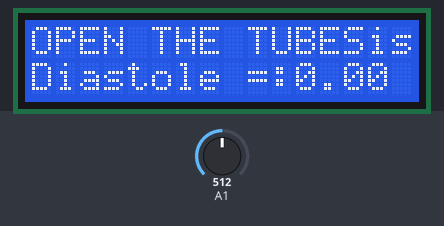
The sketch below on a simulated Arduino Uno, built with avr-gcc and run on an emulated ATmega328P. Parts: 16×2 character LCD. The test bench sets the inputs (shaded band); at power-on: A1 = 512. What the sketch prints to the serial monitor is not drawn.

Above: at 1.2 s.
1.3 s: A1 set to 266
3.1 s: A1 set to 237
At 5.1 s:
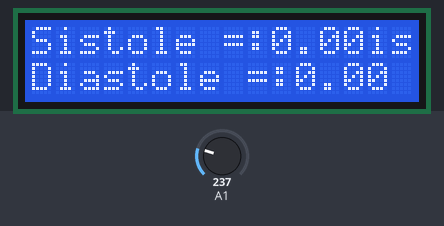
5.4 s: A1 set to 210
7.6 s: A1 set to 182
At 8.9 s:
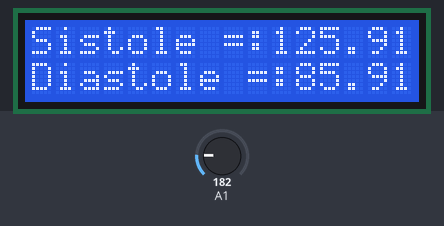
9.8 s: A1 set to 306
At 10.7 s:
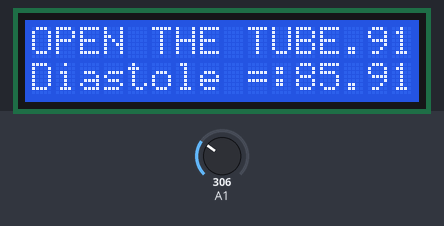
12.3 s: A1 set to 170
At 14.4 s:
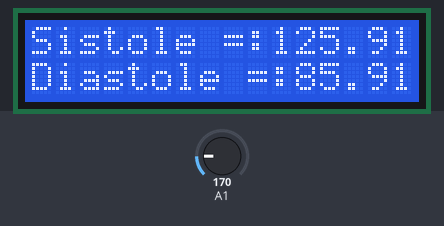
Timing chart, 0 to 15.9 s (numbered marks = the images above; inputs shaded):
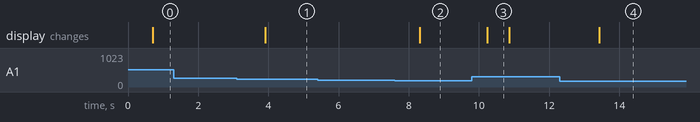

The sketch:

pressure.ino
```cpp
#include <SoftwareSerial.h>
#include<Wire.h>
#include<LiquidCrystal_I2C.h>
#include <LCD.h>
#include <LiquidCrystal.h>
int sensorValue, sensorValue1;
float voltageMax = 4.7;
int sensorMax = 50;
float variabel,kpa, voltage, tekanan_darah, darah1,selisih, darah2, sistole, diastole;
float kpa1, voltage1, tekanan_darah1;
int kpaRangeTopVoltage = 50;
bool tanda;
SoftwareSerial BTserial(0, 1); // RX | TX
LiquidCrystal_I2C lcd(0X3F ,2,1,0,4,5,6,7,3, POSITIVE);


void setup() {
Serial.begin(9600);
BTserial.begin(9600);
tanda = false;
lcd.begin(16,2);
lcd.clear();
}

void loop() {
  //lcd.backlight();
  lcd.setCursor(0,0);

sensorValue = analogRead(A1);
voltage=sensorValue*(voltageMax/sensorMax);
kpa=((voltage/kpaRangeTopVoltage)-0.04)/0.018;
tekanan_darah=kpa*7.500617;


  if (tekanan_darah>180)
     {
     digitalWrite(9,HIGH);
     Serial.print("OPEN THE TUBE");
     lcd.print("OPEN THE TUBE");
     tanda= true;
     }

   if ((tekanan_darah < 140) && (tanda == true))
            {
               darah1= tekanan_darah;
               selisih= darah2-darah1;
               darah2= darah1;
                  if (selisih<-0.5)
                     {
                        sistole = darah1;
                        diastole = sistole-40;
                     }
              tanda = false;
           }
 Serial.print('\n');
 Serial.print("  Sistole = ");
 Serial.print(sistole);
 Serial.print('\n');
 delay(300);
 Serial.print("  Diastole = ");
 Serial.print(diastole);
 Serial.print('\n');
 delay(300);
  lcd.print("Sistole =:");
  lcd.print(sistole);
  lcd.setCursor(0,1);
  lcd.print("Diastole =:");
  lcd.print(diastole);

  // put your main code here, to run repeatedly:
}
```

Measured:
- the behaviour switches between 252 and 251 on A1 (found by bisection; images 0 and 1)
- the behaviour switches between 200 and 199 on A1 (found by bisection; images 1 and 2)
- after the input at 1.3 s, every drawn part: stays the same
- after the input at 3.1 s, the display: changes after 0.81 s (image 1)
- after the input at 5.4 s, every drawn part: stays the same
- after the input at 7.6 s, the display: changes after 0.72 s (image 2)
- after the input at 9.8 s, the display: changes after 0.43 s (image 3)
- after the input at 12.3 s, the display: changes after 1.1 s (image 4)
- what the display in image 3 shows lasts 0.7 s, from 10.2 s to 10.9 s
